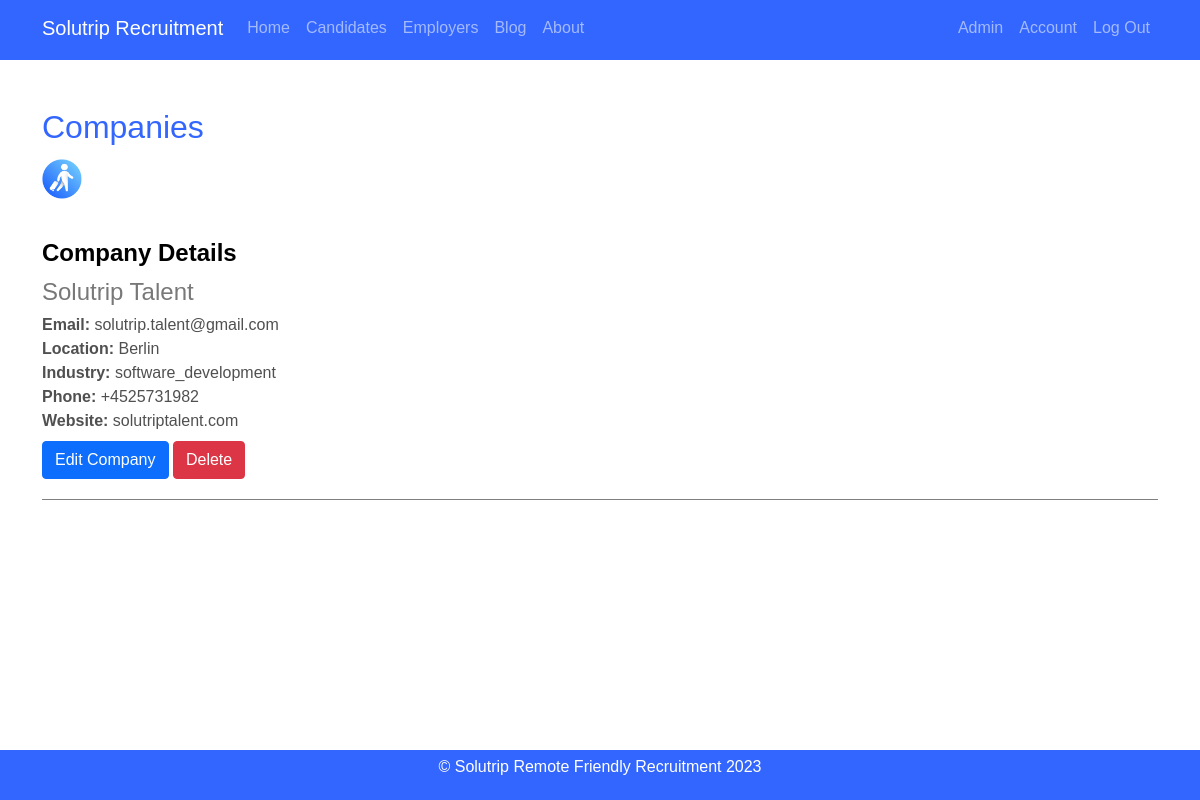
Page /admin/companies (signed in) on the earlier database version.
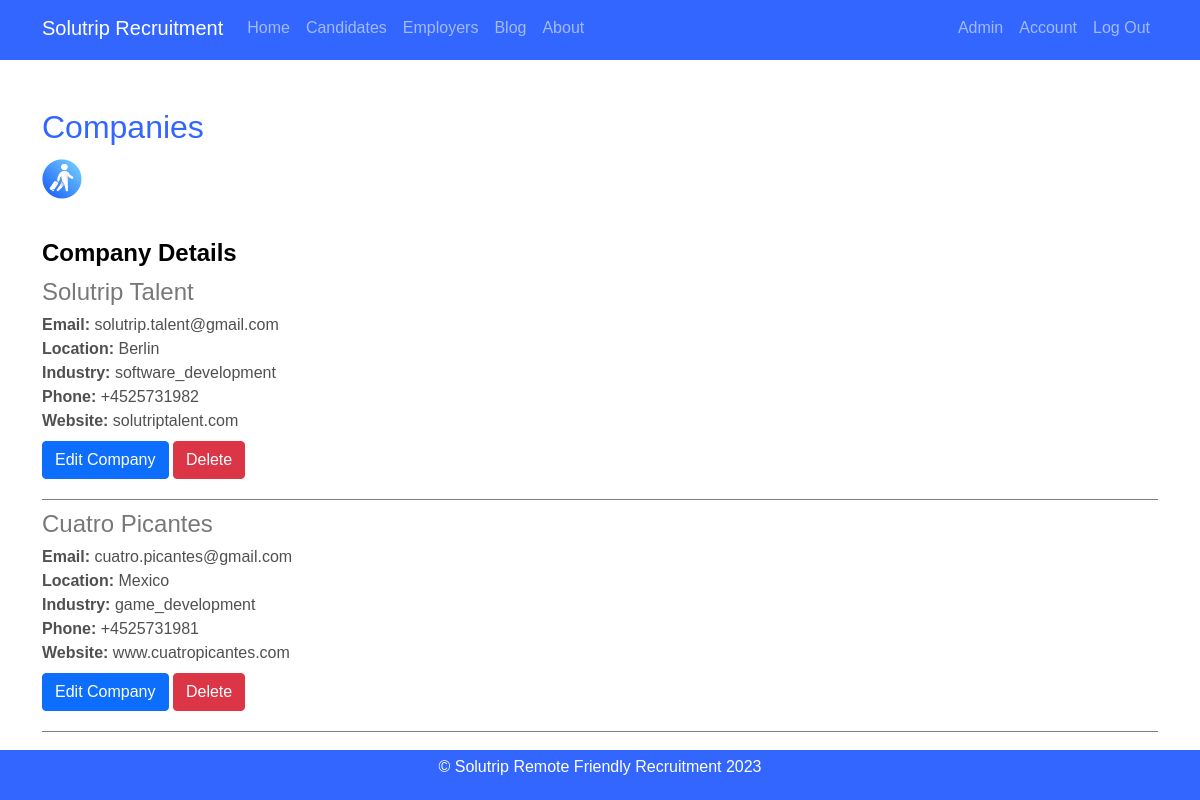
Same page on the later database version.
### Solutrip_app/models.py (models this page shows)
class Company(db.Model):
    id = db.Column (db.Integer, primary_key=True)
    companyname = db.Column (db.String(80), unique=True, nullable=False)
    email = db.Column (db.String(120), unique=True, nullable=False)
    location = db.Column(db.String(60), nullable=False)
    industry = db.Column(db.String(60), nullable=False)
    phone = db.Column(db.String(60), unique=True, nullable=False)
    website = db.Column(db.String(100), nullable=False)

### Solutrip_app/routes.py (the view)
@app.route("/admin/companies", methods=['GET'])
@login_required
def view_companies():
    if not is_admin(current_user):
        flash("Sorry, you must be an admin to access this page.","danger")
        return redirect(url_for('home'))
    companies = Company.query.all()
    return render_template("companies.html", title="Companies", companies=companies)

### Solutrip_app/models.py (called while the page is built)
@login_manager.user_loader
def load_user(user_id):
    return User.query.get(int(user_id))

### Solutrip_app/routes.py (called while the page is built)
def is_admin(user):
    if user.is_authenticated and user.role == "admin":
        return True
    else:
        return False

### Solutrip_app/templates/companies.html (shortened to what this page needs)
{% extends 'layout.html' %}
{% block content %}
    <div class="company-post mt-2" style="align-items: center;">
        <h2 class="company-title mt-5" style="padding-bottom: 5px;">{{ title }}</h2>
        <img src="{{ url_for('static', filename='solu.png') }}" alt="My image" class="img-fluid rounded" style="height: 40px; margin-left: auto;">
    </div>
    <div class="body-text">
        <h4 style="color: black;"><b>Company Details</b></h4>
        {% for company in companies %}
        <div style="margin-top: 4px; padding-bottom: 4px; border-bottom: 1px solid gray;">
          <div>
            <h4 style="color: rgb(120,120,120); margin-top: 10px; margin-bottom: 6px">{{ company.companyname }}</h4>
            <div><b>Email:</b> {{ company.email }}</div>
            <div><b>Location:</b> {{ company.location }}</div>
            <div><b>Industry:</b> {{ company.industry }}</div>
            <div><b>Phone:</b> {{ company.phone }}</div>
            <div><b>Website:</b> {{ company.website }}</div>
          </div>
          <div class="buttons">
            <a class="btn btn-primary mt-2 mb-3" href="{{ url_for('update_company', company_id=company.id) }}" >Edit Company</a>
            <button type ="button" class="btn btn-danger mt-2 mr-2 mb-3" data-bs-toggle="modal" data-bs-target="#deleteModal{{ company.id }}">Delete</button>
          </div>
        </div>
        {% endfor %}
    </div>
{% endblock content %}

### Solutrip_app/templates/layout.html (shortened to what this page needs)
<html>
  <head>
    <link href="https://cdn.jsdelivr.net/npm/bootstrap@5.0.2/dist/css/bootstrap.min.css" rel="stylesheet">
    <link rel="stylesheet" type="text/css" href="{{ url_for('static', filename='styles.css') }}">
  </head>
  <body>
    <header class="site-header">
      <nav class="navbar navbar-expand-md navbar-dark bg-steel fixed-top">
        <div class="container">
          <a class="navbar-brand mr-4" href="/">Solutrip Recruitment</a>
          <div class="collapse navbar-collapse d-flex" id="navbarToggle">
            <div class="navbar-nav mr-auto flex-grow-1">
              <a class="nav-item nav-link {% if request.path == '/' %}active{% endif %}" href="{{ url_for('home') }}">Home</a>
              <a class="nav-item nav-link" href="{{ url_for('candidates')}}">Candidates</a>
              <a class="nav-item nav-link" href="{{ url_for('employers')}}">Employers</a>
              <a class="nav-item nav-link" href="{{ url_for('blog')}}">Blog</a>
              <a class="nav-item nav-link" href="{{ url_for('about')}}">About</a>
            </div>
            <div class="navbar-nav ml-auto">
              {% if current_user.is_authenticated %}
              {% if current_user.role == 'admin' %}
                <a class="nav-item nav-link" href="{{ url_for('admin')}}">Admin</a>
              {% endif%}
              <a class="nav-item nav-link" href="{{ url_for('account')}}">Account</a>
              <a class="nav-item nav-link" href="{{ url_for('logout')}}">Log Out</a>
              {% else %}
              <a class="nav-item nav-link" href="{{ url_for('login')}}">Login</a>
              <a class="nav-item nav-link" href="{{ url_for('register')}}">Register</a>
              {% endif %}
            </div>
          </div>
        </div>
      </nav>
    </header>
    <div class="col-md-12">
      <div class="container">
        {% block content %}
        {% endblock %}
      </div>
    </div>
    <footer>
        <p>&copy; Solutrip Remote Friendly Recruitment 2023</p>
    </footer>
  </body>
</html>

### Solutrip_app/static/styles.css (style rules this page uses)
body { background-image: url(bg-img.jpg); background-size: cover; font-family: Arial, sans-serif; color: #333; }
header { display: flex; justify-content: space-between; align-items: center; padding: 0 10px; height: 60px; background-color: #3366ff; }
.body-text { color: rgb(80,80,80); font-size: 16px; margin-top: 40px; margin-bottom: 60px; padding-bottom: 20px; }
html, body { height: 100%; }
footer { display: flex; justify-content: center; align-items: center; min-height: 50px; background-color: #3366ff; color: #fff; width: 100%; }
#account h1,h2 { color: #3366ff; }
footer { position: fixed; bottom: 0; width: 100%; }

Differences in the rows shown:
added Company: companyname "Cuatro Picantes", email "cuatro.picantes@gmail.com", location "Mexico", industry "game_development", phone "+4525731981", website "www.cuatropicantes.com"
